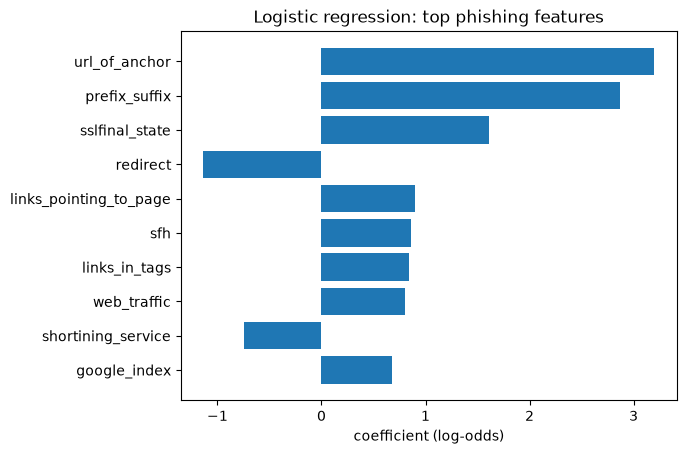

This chart was generated by the following Python code:
import matplotlib.pyplot as plt
import numpy as np
from pathlib import Path
from sklearn.model_selection import train_test_split
from sklearn.linear_model import LogisticRegression
from sklearn.metrics import accuracy_score
from ucimlrepo import fetch_ucirepo

phishing = fetch_ucirepo(id=327)
X = phishing.data.features
y = phishing.data.targets.squeeze()

X_train, X_test, y_train, y_test = train_test_split(
    X, y, test_size=0.2, random_state=42
)

clf = LogisticRegression(max_iter=1000, random_state=42)
clf.fit(X_train, y_train)

print(accuracy_score(y_test, clf.predict(X_test)))

# Top features by |coefficient|: which URL/SSL signals push toward phishing (-1)
feature_names = np.array(phishing.data.features.columns)
coef = clf.coef_.ravel()
top_idx = np.argsort(np.abs(coef))[-10:][::-1]

plt.barh(feature_names[top_idx][::-1], coef[top_idx][::-1])
plt.xlabel("coefficient (log-odds)")
plt.title("Logistic regression: top phishing features")
out = Path(__file__).resolve().parent / "LogisticRegressionPhishing.png"
plt.savefig(out, bbox_inches="tight")
plt.close()
print(f"Saved {out}")
